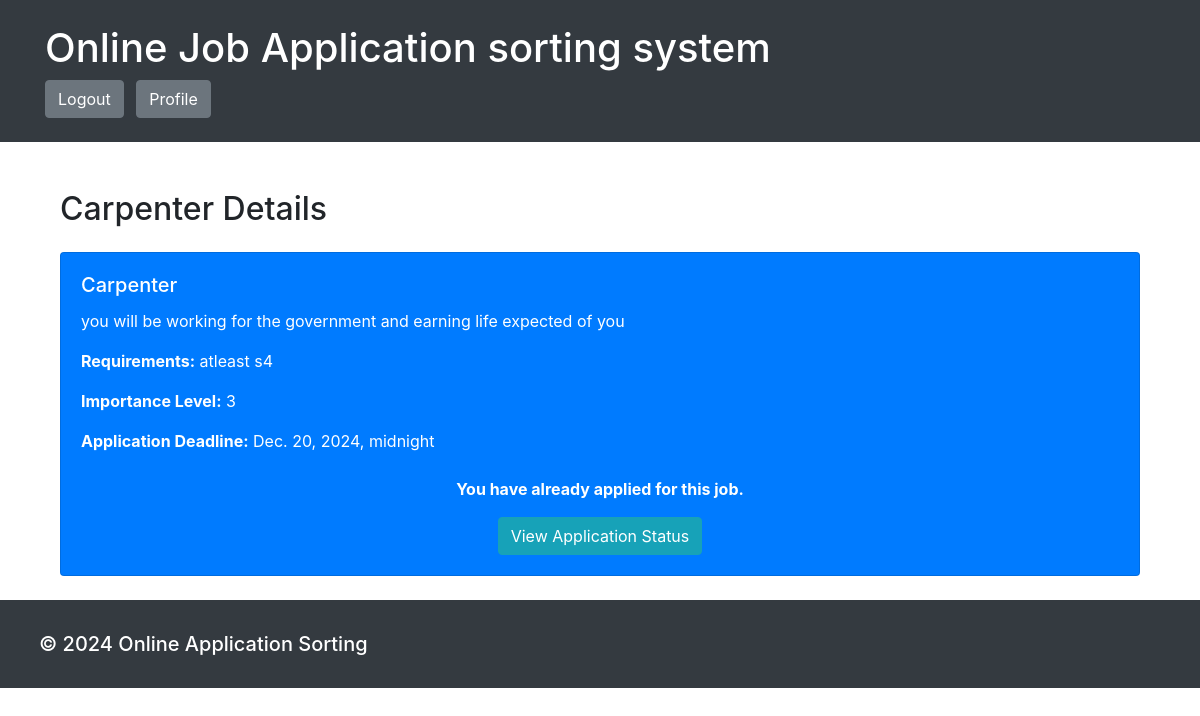
/job/1/ (signed in), run on the app's committed database.
### Lyamu/models.py (models this page shows, shortened)
class Job(models.Model):
    employer = models.ForeignKey(Employer, on_delete=models.CASCADE)
    title = models.CharField(max_length=255)
    description = models.TextField()
    requirements = models.TextField()
    importance_level = models.IntegerField()
    application_deadline = models.DateTimeField()
    is_active = models.BooleanField(default=True)

### Lyamu/views.py (the view)
# urls.py: path('job/<int:job_id>/', views.job_details, name='job_details'),
@login_required
def job_details(request, job_id):
    job = get_object_or_404(Job, pk=job_id)
    user = request.user
    try:
        candidate = Candidate.objects.get(user=user)
    except Candidate.DoesNotExist:
        return redirect('update_profile')
    has_applied = Application.objects.filter(job=job, candidate=candidate).exists()
    return render(request, 'Lyamu/job_details.html', {'job': job, 'candidate': candidate, 'has_applied': has_applied})

### Lyamu/templates/Lyamu/job_details.html (shortened to what this page needs)
{% extends 'Lyamu/base.html' %}
{% block content %}
    <div class="container mt-5">
        <h2 class="text-purple">{{ job.title }} Details</h2>
        <div class="card bg-primary text-white mt-4">
            <div class="card-body">
                <h5 class="card-title">{{ job.title }}</h5>
                <p class="card-text">{{ job.description }}</p>
                <p class="card-text"><strong>Requirements:</strong> {{ job.requirements }}</p>
                <p class="card-text"><strong>Importance Level:</strong> {{ job.importance_level }}</p>
                <p class="card-text"><strong>Application Deadline:</strong> {{ job.application_deadline }}</p>
                {% if not user.is_authenticated %}
                    <div class="mt-4 text-center">
                        <p class="text-white d-none">Please <a href="{% url 'login' %}" class="text-warning font-weight-bold">login</a> or <a href="{% url 'register_user' %}" class="text-warning font-weight-bold">register</a> to apply for this job.</p>
                    </div>
                {% elif has_applied %}
                    <div class="mt-4 text-center">
                        <p class="text-dange font-weight-bold">You have already applied for this job.</p>
                        <a href="{% url 'application_status' job.id %}" class="btn btn-info">View Application Status</a>
                    </div>
                {% endif %}
            </div>
        </div>
    </div>
{% endblock %}

### data on the page
Job: title "Carpenter", description "you will be working for the government and earning life expected of you", requirements "atleast s4", importance_level "3", application_deadline "Dec. 20, 2024, midnight"
